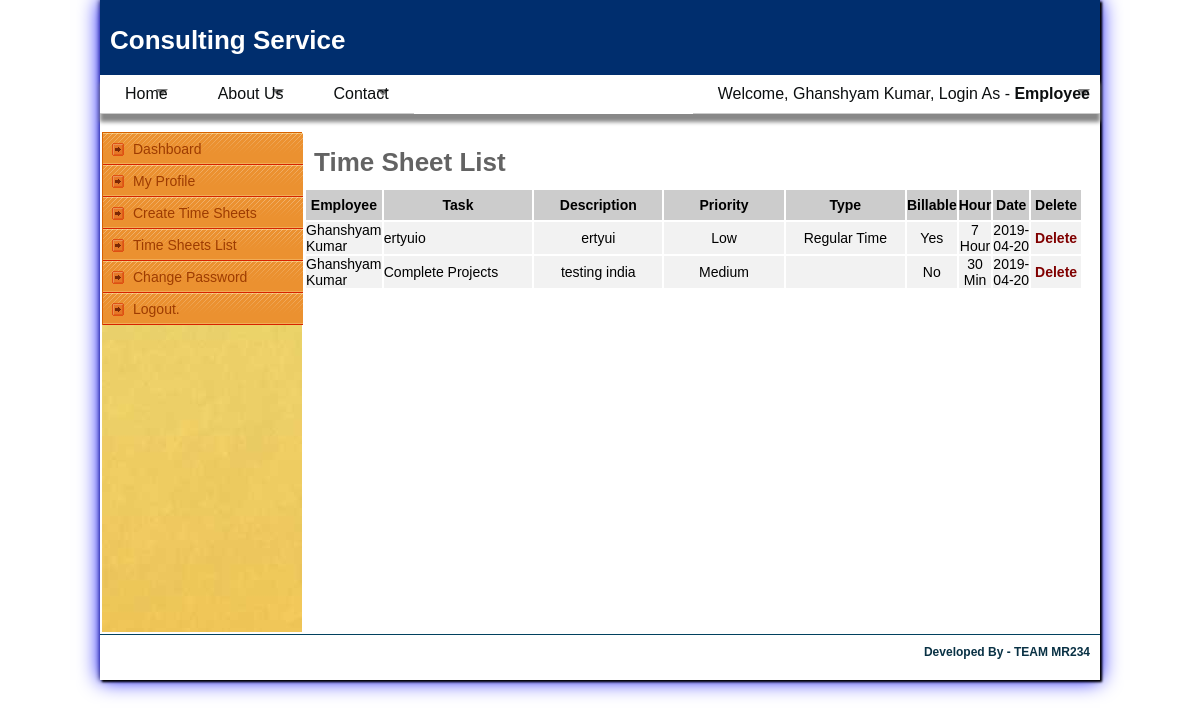
Page /time-sheet-list.php (signed in) on the committed database.
### tables this page shows
CREATE TABLE `time_sheet` (
  `id` int(10) NOT NULL,
  `task` varchar(250) DEFAULT NULL,
  `description` varchar(250) DEFAULT NULL,
  `priority` varchar(100) DEFAULT NULL,
  `type` varchar(100) DEFAULT NULL,
  `billable_hour` varchar(50) DEFAULT NULL,
  `work_hour` varchar(50) DEFAULT NULL,
  `task_date` date DEFAULT NULL,
  `username` varchar(100) DEFAULT NULL
);

### dbconfig.php (called while the page is built, shortened)
<?php
if (isset($_SESSION['user_name'])) {
    $user_name = $_SESSION['user_name'];
}
if (isset($_SESSION['user_type'])) {
    $user_type = $_SESSION['user_type'];
}
?>

### time-sheet-list.php (the view, shortened to what this page needs)
<?php
include './dbconfig.php';
if (!empty($user_id)) {
    ?>
    <!DOCTYPE html PUBLIC "-//W3C//DTD XHTML 1.0 Transitional//EN" "http://www.w3.org/TR/xhtml1/DTD/xhtml1-transitional.dtd">
    <html xmlns="http://www.w3.org/1999/xhtml">
        <head>
            <link href="stylesheet/style.css" rel="stylesheet" type="text/css" />
            <link href="stylesheet/menu.css" rel="stylesheet" type="text/css" />
            <link href="stylesheet/form-field.css" rel="stylesheet" type="text/css" />
            <link type="text/css" href="stylesheet/left-panel.css" rel="stylesheet"/>
        </head>
        <body>
            <div id="wrapper">
                <div id="container">
                    <div id="header">
                        <?php
                        include('header.php');
                        ?>
                    </div>
                    <div id="center-page">
                        <table border="0" width="100%">
                            <tr>
                                <td valign="top">
                                    <?php
                                    include('custmenu.php');
                                    ?>
                                </td>
                                <td valign="top" width="800">
                                    <table cellpadding="2" cellspacing="2" width="100%" >
                                        <h1 style="padding: 10px;">Time Sheet List</h1>
                                        <tr style="background: #ccc;font-size: 14px;padding: 5px;height: 30px;font-weight: bold;color: #000;">
                                            <td width="10%" align="center">Employee</td>
                                            <td width="25%" align="center">Task</td>
                                            <td width="20%" align="center">Description</td>
                                            <td width="20%" align="center">Priority</td>
                                            <td width="20%" align="center">Type</td>
                                            <td width="20%" align="center">Billable</td>
                                            <td width="20%" align="center">Hour</td>
                                            <td width="20%" align="center">Date</td>
                                            <td width="10%" align="center">&nbsp;Delete&nbsp;</td>
                                        </tr>
                                        <?php
                                        $sql_query = "";
                                        if ($user_type == "vender" || $user_type == "admin") {
                                            $sql_query = "select * from time_sheet order by id desc";
                                        } else {
                                            $sql_query = "select * from time_sheet where username = '$user_name' order by id desc";
                                        }
                                        $result = mysqli_query($con, $sql_query);
                                        while ($row = mysqli_fetch_array($result)) {
                                            ?>
                                            <tr style="background: #f2f2f2;font-size: 14px;padding: 5px;height: 24px;color: #000;">
                                                <td><?php echo $row ['username']; ?></td>
                                                <td><?php echo $row ['task']; ?></td>
                                                <td align="center"><?php echo $row ['description']; ?></td>
                                                <td align="center"><?php echo $row ['priority']; ?></td>
                                                <td align="center"><?php echo $row ['type']; ?></td>
                                                <td align="center"><?php echo $row ['billable_hour']; ?></td>
                                                <td align="center"><?php echo $row ['work_hour']; ?></td>
                                                <td align="center"><?php echo $row ['task_date']; ?></td>
                                                <td align="center"><a href="time-sheet-list.php?reg_id=<?php echo $row ['id']; ?>" class="linka">Delete</a></td>
                                            </tr>
                                        <?php } ?>
                                    </table>
                                </td>
                            </tr>
                        </table>
                    </div>
                    <?php
                    include('footer.php');
                    ?>
                </div>
            </div>
        </body>
    </html>
    <?php
} else {
    header("location:login.php?logout=success");
}
?>

### header.php (shortened to what this page needs)
<div id="header">
    <div class="header_inner">
        <div id="logo">
            <a href="index.php" style="text-decoration: none;padding-top: 15px;padding-left: 25px;">
                <h1 style="color: #fff;">Consulting Service</h1>
            </a>
        </div>
        <div class="shopping-cart">
            </div>
    </div>
    <div id="menu-base">
        <ul id="menu">
            <li><a href="index.php" class="drop">Home</a></li>
            <li><a href="aboutus.php" class="drop">About Us</a></li>
            <li><a href="contactus.php" class="drop">Contact</a></li>
            <?php
            if (empty($user_id)) {
                ?>
                <li><a href="login.php" class="drop">Sign In</a></li>
                <li><a href="vender_registration.php" class="drop">Vender</a></li>
            <?php } else { ?>
                <li style="width: auto;float: right;padding-right: 10px;">
                    <a href="myprofile.php" class="drop">
                        Welcome,&nbsp;<?php echo $user_name ?>, <span>Login As - <strong><?php echo ucfirst($user_type); ?></strong></span>
                    </a>
                </li>
            <?php } ?>
        </ul>
    </div>
</div>

### custmenu.php
<div class="leftbacground">
    <div id="cssmenu">
        <ul style="">
            <li><a href="admin_home.php">Dashboard</a></li>
            <li><a href="myprofile.php">My Profile</a></li>
            <?php
            if ($user_type == "admin") {
                ?>
                <li><a href="add-employee.php">Add Employee</a></li>
                <li><a href="employee-list.php">Employee List</a></li>
                <li><a href="time-sheet-list.php">Time Sheet</a></li>
                <li><a href="venderlist.php">Vender List</a></li>
                <?php
            } else if ($user_type == "vender") {
                ?>
                <li><a href="add-employee.php">Add Employee</a></li>
                <li><a href="employee-list.php">Employee List</a></li>
                <li><a href="time-sheet-list.php">Time Sheet</a></li>
                <?php
            } else {
                ?>
                <li><a href="create-time-sheet.php">Create Time Sheets</a></li>
                <li><a href="time-sheet-list.php">Time Sheets List</a></li>
                <?php
            }
            ?>
            <li><a href="changepwd.php">Change Password</a></li>
            <li><a href="Message.php?type=customer">Logout.</a></li>
        </ul>
    </div>
</div>

### footer.php (shortened to what this page needs)
<div id="footer" style="padding-top: 5px;">
    <div class="footer-right">Developed By - TEAM MR234</div>
</div>

### stylesheet/style.css (style rules this page uses)
* { margin:0px 0px 0px 0px; padding:0px 0px 0px 0px; }
body { font-family: calibri, "Trebuchet MS", Arial; font-size:13px; color:#636363; background:#ab1f22; margin:0px 0px 0px 0px; padding:0px 0px 0px 0px; background:url(../images/bg.jpg) top no-repeat; background-attachment:fixed; }
#wrapper { width:100%; margin:0px 0px 0px 0px; padding:0px 0px 0px 0px; }
#container { width:970px; margin:0px auto; padding:0px 15px; background-color: #ffffff; box-shadow: 2px 2px 2px black, 0 0 20px blue, 0 0 5px #000; }
#header { width:980px; margin:0px 0px 0px 0px; padding:0px 0px 0px 0px; height: 100px; }
.header_inner { width:980px; height:60px; background:#002E6E; float:left; padding:10px 10px 5px 10px; margin-left: -15px; }
#logo { width:400px; height:100%; float:left; margin:0px 0px 0px 0px; padding:0px 0px 0px 0px; }
#menu-base { width:1000px; height:60px; float:left; margin-left: -15px; font-size: 18px; }
.shopping-cart { width:500px; text-align:right; float:right; padding:5px 0px 5px 0px; margin:0px 0px 0px 0px; color:#f4cc3d; font-weight:bold; }
#center-page { width:970px; height:auto;; padding: 0px; margin: 0px; }
#footer { clear:both; width:980px; height:40px; border-top:#01415f solid 1px; font-size:12px; font-weight:bold; margin-left: -15px; padding-left: 10px; padding-right: 10px; }
.footer-right { width:500px; float:right; color:#093144; text-align:right; margin:5px 0px 0px 0px; }
.leftbacground { background:url(../images/background-gradient.jpg); width: 200px; min-height: 500px; margin-left: -15px; margin-top: -5px; }
#cssmenu { border-style: solid solid none solid; border-color: #D76100; border-size: 1px; border-width: 1px; padding:0px; }
#cssmenu ul { margin:0px; padding:0px; list-style:none; }
#cssmenu li a { height: 32px; height: 24px; text-decoration: none; font-weight:normal; color: #9E3C02; display: block; background: url(../images/menu4.gif); padding: 8px 0 0 30px; width: 170px; font-size: 14px; }
.linka { text-decoration: none; font-weight: bold; font-size: 14px; color: maroon; }

### stylesheet/menu.css (style rules this page uses)
#menu { list-style:none; width:1000px; margin:0px 0px 0px 0px; padding:0px 0px 0px 0px; float:right; z-index:999; position:relative; box-shadow: 0 8px 4px #888888; }
#menu li { float:left; display:block; position:relative; padding: 10px 25px 10px 25px; border-bottom: 1px solid #cccccc; font-size: 16px; }
#menu li:last-child { width:60px; }
#menu li a { font-family:Arial, Helvetica, sans-serif; font-size:16px; color: #0c0f10; display:block; outline:0; text-decoration:none; }
#menu li .drop { padding-right:0px; background:url("images/drop.png") no-repeat right 4px; }

### rows in the picture
time_sheet: username "Ghanshyam Kumar", task "ertyuio", description "ertyui", priority "Low", type "Regular Time", billable_hour "Yes", work_hour "7 Hour", task_date "2019-04-20"
time_sheet: username "Ghanshyam Kumar", task "Complete Projects", description "testing india", priority "Medium", billable_hour "No", work_hour "30 Min", task_date "2019-04-20"

### other values in the picture
$user_name "Ghanshyam Kumar"
$user_type "Employee"
